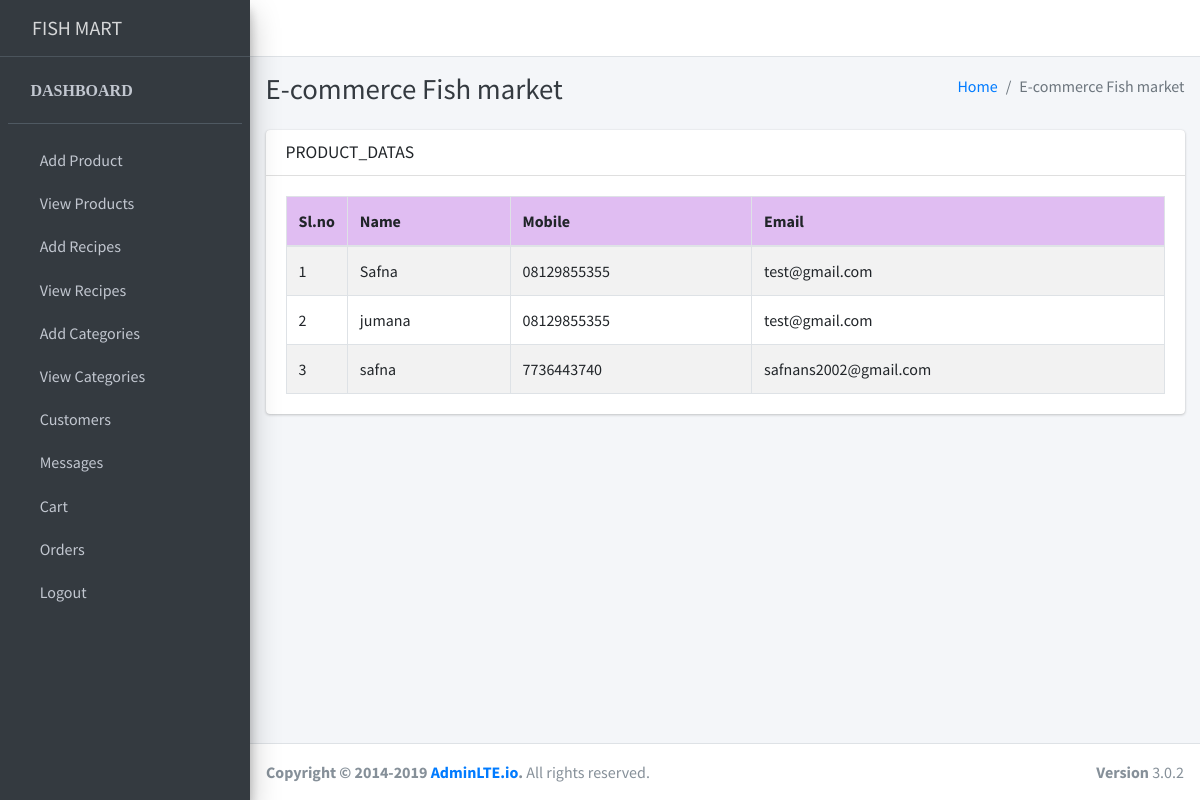
The app's page /customers/ with its own data.
### webapp/models.py (models this page shows)
class regdb(models.Model):
    name=models.CharField(max_length=25,null=True,blank=False)
    mobileno=models.CharField(max_length=25,null=True,blank=False)
    email=models.CharField(max_length=25,null=True,blank=False)
    password=models.CharField(max_length=25,null=True,blank=False)

### myapp/views.py (the view)
# urls.py: path('customers/', views.customers,name='customers'),
def customers(request):
    data = regdb.objects.all()
    return render(request,'customers.html',{'data':data})

### myapp/templates/customers.html
{% extends "base.html" %}
{% block content %}
{% load static%}
<div class="col-xs-12">
    <div class="card">
      <div class="card-header">
        <h3 class="card-title">PRODUCT_DATAS</h3>
      </div>
      <div class="card-body">
        <table id="example1" class="table table-bordered table-striped "  >
          <thead>
          <tr bgcolor="#e0bdf2">
          <th style="width:5%">Sl.no</th>
          <th>Name</th>
          <th>Mobile</th>
          <th>Email</th>
          </tr>
          </thead>
          <tbody>
          {% for da in data %}
          <tr >
          <td>{{ forloop.counter }}</td>
          <td>{{ da.name }}</td>
          <td>{{ da.mobileno }}</td>
          <td>{{ da.email }}</td>
          </tr>
          {% endfor %}
          </tbody>
        </table>
    </div>
</div>
{% endblock %}

### records on screen
regdb: name "Safna", mobileno "08129855355", email "test@gmail.com"
regdb: name "jumana", mobileno "08129855355", email "test@gmail.com"
regdb: name "safna", mobileno "7736443740", email "safnans2002@gmail.com"
